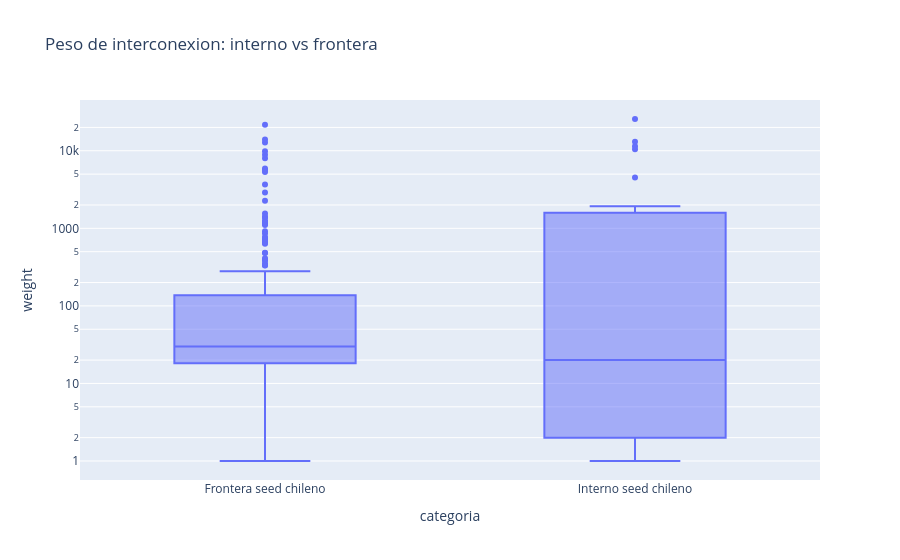

The cell this chart's notebook holds for it:
### Markdown cell above
## Slide 5: Interconexion interna vs frontera

### Code cell
edge_seed['categoria'] = np.where(
    edge_seed['src_asn'].isin(asns_seed_ampliado) & edge_seed['dst_asn'].isin(asns_seed_ampliado),
    'Interno seed chileno',
    'Frontera seed chileno'
)

fig = px.box(edge_seed, x='categoria', y='weight', points='outliers', log_y=True,
             title='Peso de interconexion: interno vs frontera')
fig.show()

display(edge_seed.groupby('categoria')['weight'].agg(['count', 'mean', 'median', 'max']).reset_index())

### Figure 1 — Plotly figure (JSON) as saved in the notebook; plotly's stock layout.template omitted (floating-point values rounded to 4 significant figures; data arrays with more than 128 entries replaced by an {"elided": "..."} marker saying what was removed)
{"data": [{"alignmentgroup": "True", "boxpoints": "outliers", "hovertemplate": "categoria=%{x}<br>weight=%{y}<extra></extra>", "legendgroup": "", "marker": {"color": "#636efa"}, "name": "", "notched": false, "offsetgroup": "", "orientation": "v", "showlegend": false, "type": "box", "x": {"elided": "234 str values"}, "x0": " ", "xaxis": "x", "y": {"elided": "234 int values"}, "y0": " ", "yaxis": "y"}], "layout": {"boxmode": "group", "legend": {"tracegroupgap": 0}, "title": {"text": "Peso de interconexion: interno vs frontera"}, "xaxis": {"anchor": "y", "domain": [0.0, 1.0], "title": {"text": "categoria"}}, "yaxis": {"anchor": "x", "domain": [0.0, 1.0], "title": {"text": "weight"}, "type": "log"}}}
